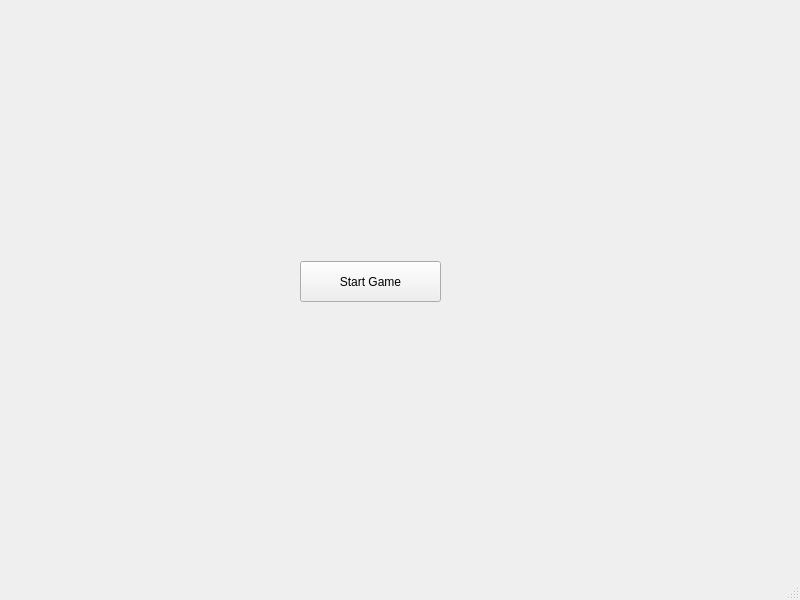
<?xml version="1.0" encoding="UTF-8"?>
<ui version="4.0">
 <class>startpage</class>
 <widget class="QMainWindow" name="startpage">
  <property name="geometry">
   <rect>
    <x>0</x>
    <y>0</y>
    <width>800</width>
    <height>600</height>
   </rect>
  </property>
  <property name="windowTitle">
   <string>MainWindow</string>
  </property>
  <widget class="QWidget" name="centralwidget">
   <widget class="QLabel" name="label">
    <property name="geometry">
     <rect>
      <x>-90</x>
      <y>140</y>
      <width>771</width>
      <height>491</height>
     </rect>
    </property>
    <property name="styleSheet">
     <string notr="true">image: url(:/images/background.png);</string>
    </property>
    <property name="text">
     <string/>
    </property>
   </widget>
   <widget class="QLabel" name="label_2">
    <property name="geometry">
     <rect>
      <x>430</x>
      <y>140</y>
      <width>771</width>
      <height>491</height>
     </rect>
    </property>
    <property name="styleSheet">
     <string notr="true">image: url(:/images/background.png);</string>
    </property>
    <property name="text">
     <string/>
    </property>
   </widget>
   <widget class="QLabel" name="label_3">
    <property name="geometry">
     <rect>
      <x>-100</x>
      <y>-100</y>
      <width>771</width>
      <height>491</height>
     </rect>
    </property>
    <property name="styleSheet">
     <string notr="true">image: url(:/images/background.png);</string>
    </property>
    <property name="text">
     <string/>
    </property>
   </widget>
   <widget class="QLabel" name="label_4">
    <property name="geometry">
     <rect>
      <x>450</x>
      <y>-60</y>
      <width>771</width>
      <height>491</height>
     </rect>
    </property>
    <property name="styleSheet">
     <string notr="true">image: url(:/images/background.png);</string>
    </property>
    <property name="text">
     <string/>
    </property>
   </widget>
   <widget class="QPushButton" name="pushButton_start">
    <property name="geometry">
     <rect>
      <x>300</x>
      <y>261</y>
      <width>141</width>
      <height>41</height>
     </rect>
    </property>
    <property name="text">
     <string>Start Game</string>
    </property>
   </widget>
   <zorder>label_4</zorder>
   <zorder>label_3</zorder>
   <zorder>label</zorder>
   <zorder>label_2</zorder>
   <zorder>pushButton_start</zorder>
  </widget>
  <widget class="QMenuBar" name="menubar">
   <property name="geometry">
    <rect>
     <x>0</x>
     <y>0</y>
     <width>800</width>
     <height>37</height>
    </rect>
   </property>
  </widget>
  <widget class="QStatusBar" name="statusbar"/>
 </widget>
 <resources/>
 <connections/>
</ui>
